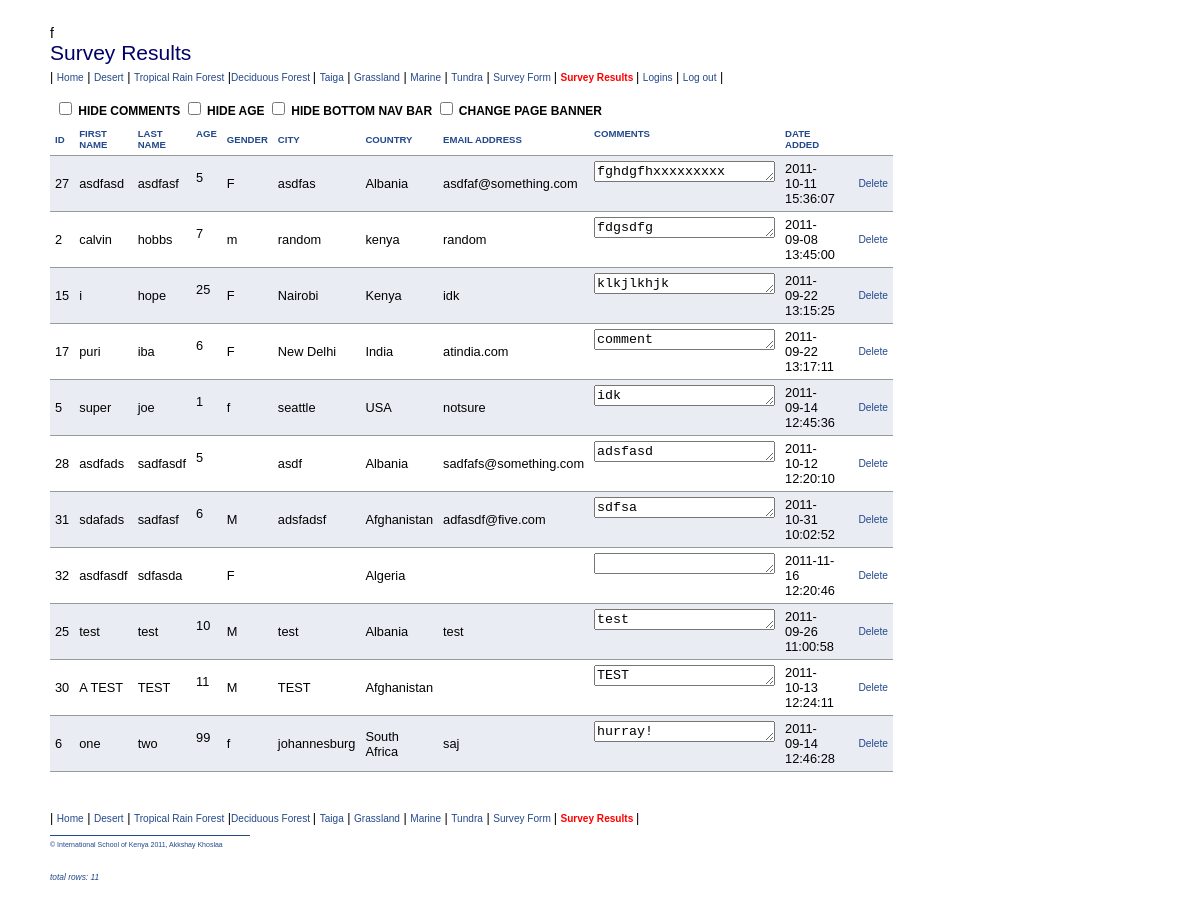
The app's page /survey_results.php (signed in) with its own data.
### tables this page shows
CREATE TABLE `Survey` (
  `SurveyID` tinyint(4) NOT NULL AUTO_INCREMENT,
  `FirstName` varchar(30) NOT NULL,
  `LastName` varchar(30) NOT NULL,
  `Age` int(11) DEFAULT NULL,
  `Gender` varchar(1) DEFAULT NULL,
  `City` varchar(30) DEFAULT NULL,
  `Country` varchar(40) DEFAULT NULL,
  `EmailAddress` varchar(30) DEFAULT NULL,
  `Comments` text,
  `DateAdded` timestamp NULL DEFAULT CURRENT_TIMESTAMP,
  PRIMARY KEY (`SurveyID`)
);

### survey_results.php (the view, shortened to what this page needs)
<?php
$logoutAction = $_SERVER['PHP_SELF']."?doLogout=true";
?>
<?php require_once('Connections/biomes.php'); ?>f
<?php
if (isset($_GET['sort']))
	$sort = $_GET['sort'];
else
	$sort="lastName";
$query_rs = "SELECT * FROM Survey ORDER BY " . $sort;
$rs = mysql_query($query_rs, $biomes) or die(mysql_error());
$row_rs = mysql_fetch_assoc($rs);
$totalRows_rs = mysql_num_rows($rs);
?>
<!DOCTYPE html PUBLIC "-//W3C//DTD XHTML 1.0 Transitional//EN" "http://www.w3.org/TR/xhtml1/DTD/xhtml1-transitional.dtd">
<html xmlns="http://www.w3.org/1999/xhtml">
<head>
<link href="main.css" rel="stylesheet" type="text/css" />
</head>
<body id="survey_results">
<h1 class="show" id="banner">Survey Results </h1>
<p>| <a href="index.php">Home</a> | <a href="desert.php">Desert</a> | <a href="tropicalrainforest.php">Tropical Rain Forest</a> |<a href="deciduousforest.php">Deciduous Forest </a>| <a href="taiga.php">Taiga</a> | <a href="grassland.php">Grassland</a> | <a href="marine.php">Marine</a> | <a href="tundra.php">Tundra</a> | <a href="survey_form.php">Survey Form </a>| <a href="survey_results.php" id="survey_resultsLink">Survey Results </a>| <a href="logins.php">Logins</a> | <a href="<?php echo $logoutAction ?>">Log out</a> |</p>
<table width="600" border="0" cellspacing="1" cellpadding="5">
  <tr>
    <th colspan="9"><label>
      <input type="checkbox" name="showhide_comments" id="showhide_comments" onClick="showhideComments();" />
      Hide Comments </label>
      <label><input type="checkbox" name="showhide_age" id="showhide_age" onClick="showhideAge();"/>
      Hide Age</label>
      <label>
        <input type="checkbox" name="showhide_BottomNavBar" id="showhide_BottomNavBar" onClick="showhideBottomNavBar();"/>
      Hide Bottom Nav Bar</label> <label>
        <input type="checkbox" name="change_banner" id="change_banner" onClick="changeBanner();" />
        Change Page Banner</label>
      <br />
    </th>
    <th colspan="4" class="reditalic"><div id="updateComments"></div></th>
  </tr>
  <tr>
    <th><a href="?sort=surveyid">ID</a></th>
    <th><a href="?sort=firstname">First Name</a></th>
    <th><a href="survey_results.php?sort=lastname">Last Name</a></th>
    <th class="show" id="age"><a href="?sort=age">Age</a></th>
    <th><a href="?sort=gender">Gender</a></th>
    <th><a href="?sort=city">City</a></th>
    <th><a href="?sort=country">Country</a></th>
    <th><a href="?sort=emailaddress">Email Address</a></th>
    <th class="show" id="comments"><a href="?sort=comments">Comments</a></th>
    <th><a href="?sort=dateadded">Date Added</a></th>
    <th>&nbsp;</td>
    <th>&nbsp;</td>
  </tr>
  <?php
  	$i = 0;
  	do {
	  if ($i % 2 == 0) $even = "class='even'"; else $even = "";
	?>
    <tr <?php echo $even ; ?>>
      <td><?php echo $row_rs['SurveyID']; ?></td>
      <td><?php echo $row_rs['FirstName']; ?></td>
      <td><?php echo $row_rs['LastName']; ?></td>
      <td class="show" name="age"><?php echo $row_rs['Age']; ?></td>
      <td><?php echo $row_rs['Gender']; ?></td>
      <td><?php echo $row_rs['City']; ?></td>
      <td><?php echo $row_rs['Country']; ?></td>
      <td><?php echo $row_rs['EmailAddress']; ?></td>
      <td class="show" name="comments"><textarea name="txtComments" id="txtComments" cols="20" rows="1" onChange="updateComments(this.value, <?php echo $row_rs['SurveyID']; ?>);"><?php echo $row_rs['Comments'];?></textarea></td>
      <td><?php echo $row_rs['DateAdded']; ?></td>
      <td>&nbsp;</td>
      <td><a href="#" onclick="deleteRecord( <?php echo $row_rs['SurveyID']; ?>,'<?php echo $row_rs['FirstName']; ?>', '<?php echo $row_rs['LastName']; ?>')">Delete</a></td>
    </tr>
<?php
	$i = $i + 1;
	} while ($row_rs = mysql_fetch_assoc($rs)); ?>
</table>
<p>&nbsp;</p>
<p class="show" id="bottom_nav_bar">| <a href="index.php">Home</a> | <a href="desert.php">Desert</a> | <a href="tropicalrainforest.php">Tropical Rain Forest</a> |<a href="deciduousforest.php">Deciduous Forest </a>| <a href="taiga.php">Taiga</a> | <a href="grassland.php">Grassland</a> | <a href="marine.php">Marine</a> | <a href="tundra.php">Tundra</a> | <a href="survey_form.php">Survey Form </a>| <a href="survey_results.php" id="survey_resultsLink2">Survey Results </a>|</p>
<div class="footer">&copy; International School of Kenya 2011, Akkshay Khoslaa</div>
<p>&nbsp;</p>
<p class="total"><?php echo "total rows: " . $totalRows_rs; ?></p>
</body>
</html>

### main.css (style rules this page uses)
html, body, h1, h2, h3, h4, h5, h6, p, ol, ul, li, pre, code, address, variable, form, fieldset, blockquote { padding: 0; margin: 0; font-size: 100%; font-weight: normal; }
table { border: 0; border-collapse: collapse; border-spacing: 0; }
td, th, caption { font-weight: normal; text-align: left; }
body { font: 14px Verdana, Arial, Helvetica, sans-serif; margin: 25px 0 0 50px; padding: 0 0 15px 0px; }
h1 { font-size: 1.5em; color: #006; margin-bottom: 5px; }
a:link, a:visited { color: #23488B; }
a:link, a:visited, a:hover { text-decoration: none; }
a { font-size: .8em; }
table { margin: 5px 0 15px 0; cellpadding: 10px; cellspacing: 0px; width: 528px; }
td { padding: 5px; text-align: left; font-size: .8em; }
p { margin-bottom: 10px; font-size: .9em; }
.even { background-color: #E9EDF3; border-top: 1px solid #999; border-bottom: 1px solid #999; }
th { padding: 5px; text-transform: uppercase; font-size: .75em; font-weight: bold; }
.total { font-size: .6em; font-style: italic; color: #23488B; }
div.footer { width: 200px; padding-top: 5px; border-top: 1px solid #23488B; }
.footer { font-size: .5em; color: #23488B; margin-top: 5px; }
#index #indexLink, #index #indexLink2, #desert #desertLink, #desert #desertLink2, #tropicalrainforest #tropicalrainforestLink, #tropicalrainforest #tropicalrainforestLink2, #deciduousforest #deciduousforestLink, #deciduousforest #deciduousforestLink2, #grassland #grasslandLink, #grassland #grasslandLink2, #marine #marineLink, #marine #marineLink2, #taiga #taigaLink, #taiga #taigaLink2, #tundra #tundraLink, #tundra #tundraLink2, #survey_form #survey_formLink, #survey_form #survey_formLink2, #survey_results #survey_resultsLink, #survey_results #survey_resultsLink2, #logins #loginsLink { font-weight: bold; color:#F00; }
.reditalic { color:#FF0000; font-style:italic; font-size: .7em; }
.show { display: block; }

### records on screen
survey: SurveyID "27", FirstName "asdfasd", LastName "asdfasf", Age "5", Gender "F", City "asdfas", Country "Albania", EmailAddress "asdfaf@something.com", txtComments "fghdgfhxxxxxxxxx", DateAdded "2011-10-11 15:36:07"
survey: SurveyID "2", FirstName "calvin", LastName "hobbs", Age "7", Gender "m", City "random", Country "kenya", EmailAddress "random", txtComments "fdgsdfg", DateAdded "2011-09-08 13:45:00"
survey: SurveyID "15", FirstName "i", LastName "hope", Age "25", Gender "F", City "Nairobi", Country "Kenya", EmailAddress "idk", txtComments "klkjlkhjk", DateAdded "2011-09-22 13:15:25"
survey: SurveyID "17", FirstName "puri", LastName "iba", Age "6", Gender "F", City "New Delhi", Country "India", EmailAddress "atindia.com", txtComments "comment", DateAdded "2011-09-22 13:17:11"
survey: SurveyID "5", FirstName "super", LastName "joe", Age "1", Gender "f", City "seattle", Country "USA", EmailAddress "notsure", txtComments "idk", DateAdded "2011-09-14 12:45:36"
survey: SurveyID "28", FirstName "asdfads", LastName "sadfasdf", Age "5", City "asdf", Country "Albania", EmailAddress "sadfafs@something.com", txtComments "adsfasd", DateAdded "2011-10-12 12:20:10"
survey: SurveyID "31", FirstName "sdafads", LastName "sadfasf", Age "6", Gender "M", City "adsfadsf", Country "Afghanistan", EmailAddress "adfasdf@five.com", txtComments "sdfsa", DateAdded "2011-10-31 10:02:52"
survey: SurveyID "32", FirstName "asdfasdf", LastName "sdfasda", Gender "F", Country "Algeria", DateAdded "2011-11-16 12:20:46"
survey: SurveyID "25", FirstName "test", LastName "test", Age "10", Gender "M", City "test", Country "Albania", EmailAddress "test", txtComments "test", DateAdded "2011-09-26 11:00:58"
survey: SurveyID "30", FirstName "A TEST", LastName "TEST", Age "11", Gender "M", City "TEST", Country "Afghanistan", txtComments "TEST", DateAdded "2011-10-13 12:24:11"
survey: SurveyID "6", FirstName "one", LastName "two", Age "99", Gender "f", City "johannesburg", Country "South Africa", EmailAddress "saj", txtComments "hurray!", DateAdded "2011-09-14 12:46:28"

### other values on screen
$totalRows_rs "11"
